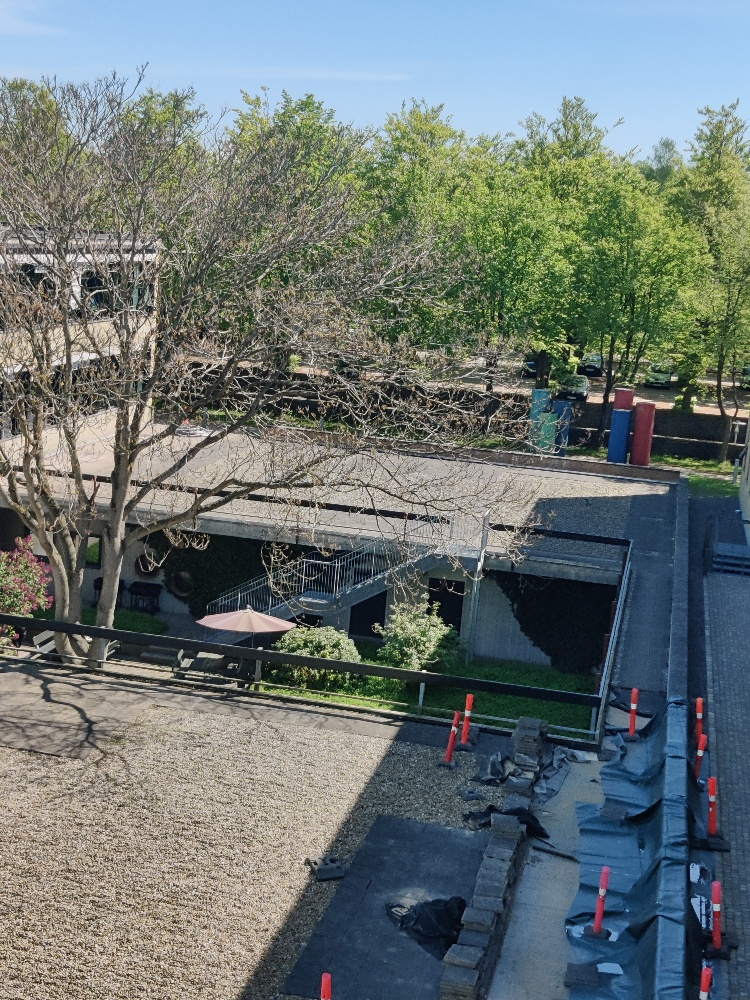
#> input picture Exam24_questions/materials/im1.jpg, 750 x 1000 px, found by its file name
$ python Exercise10.py
#> lines starting #> are read from the running program, lines starting #| are printed output that depends on the picture
#Exercise 10.1
# Sift features and descriptors to match points between images, step for image stitching.


#Find sift keypoints (kp1, kp2) and compute their descriptors (des1, des2)
import cv2
import numpy as np

img1 = cv2.imread('im1.jpg', cv2.IMREAD_GRAYSCALE)          # queryImage
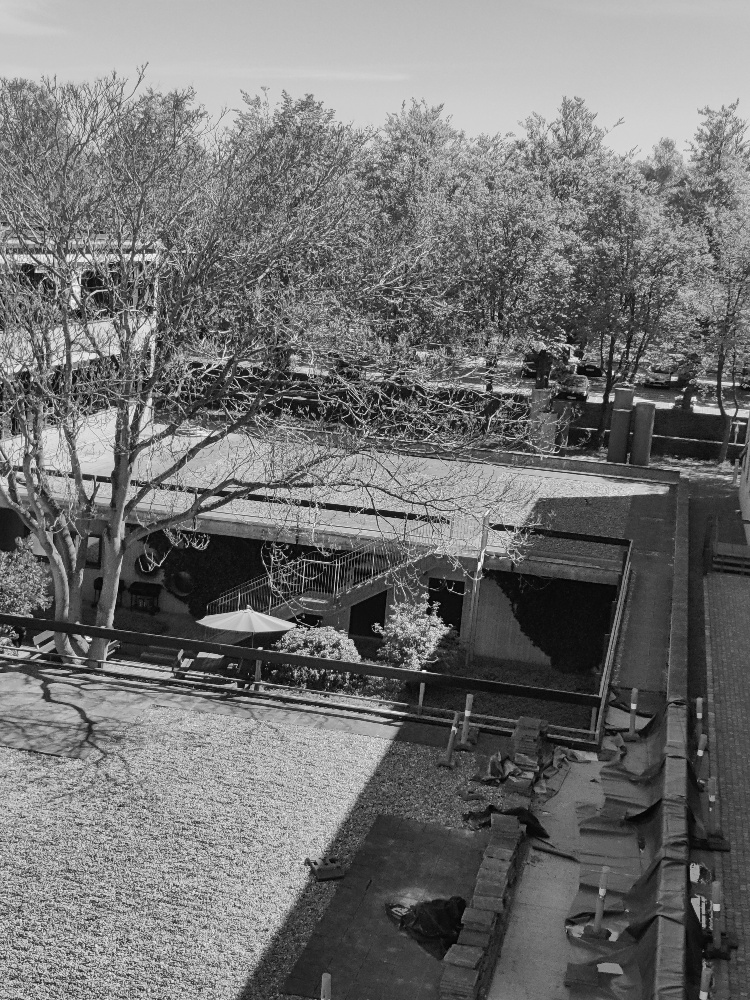
#> img1: shape (1000, 750); min 0, max 255, mean 113.4
img2 = cv2.imread('im2.jpg', cv2.IMREAD_GRAYSCALE) # trainImage
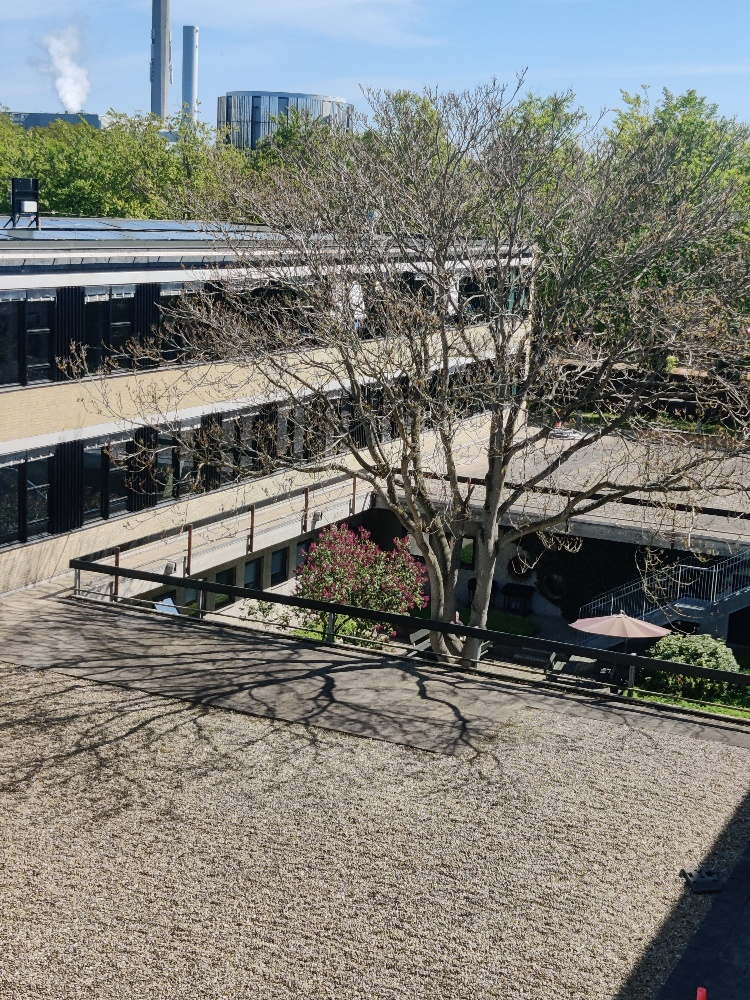
#> input picture Exam24_questions/materials/im2.jpg, 750 x 1000 px, found by its file name
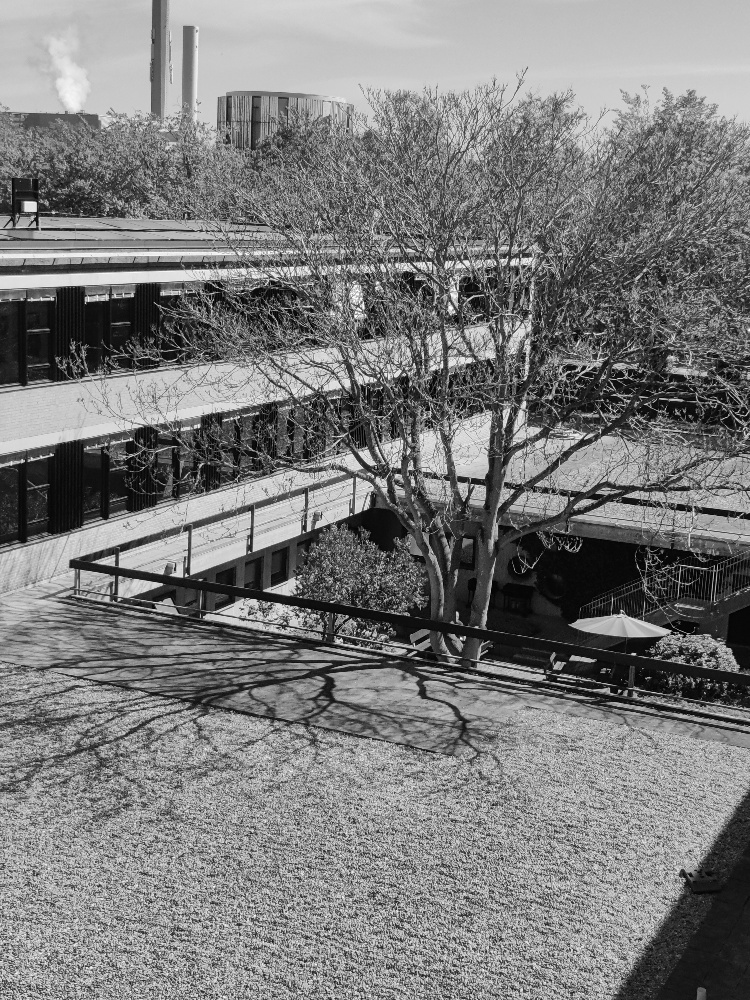
#> img2: shape (1000, 750); min 0, max 255, mean 122.9

sift = cv2.SIFT_create()
kp1, des1 = sift.detectAndCompute(img1, None)
#> kp1 = 8279 keypoints; strongest (x, y, size): (424, 671, 2.5), (260, 648, 2.6), (246, 685, 2.2), (674, 378, 4)
kp2, des2 = sift.detectAndCompute(img2, None)
#> kp2 = 8906 keypoints; strongest (x, y, size): (30, 206, 8.2), (634, 654, 2.4), (619, 691, 2.1), (186, 575, 2)

# crossCheck=True ensures that matches are consistent in both directions
bf = cv2.BFMatcher(cv2.NORM_L2, crossCheck=True)

# Match descriptors.
matches = bf.match(des1, des2)
#> matches = 3399 matches
# Sort them in the order of their distance.
matches = sorted(matches, key = lambda x:x.distance)

# Visualize the matches
img3 = cv2.drawMatches(img1, kp1, img2, kp2, matches[:50], None, flags=cv2.DrawMatchesFlags_NOT_DRAW_SINGLE_POINTS)
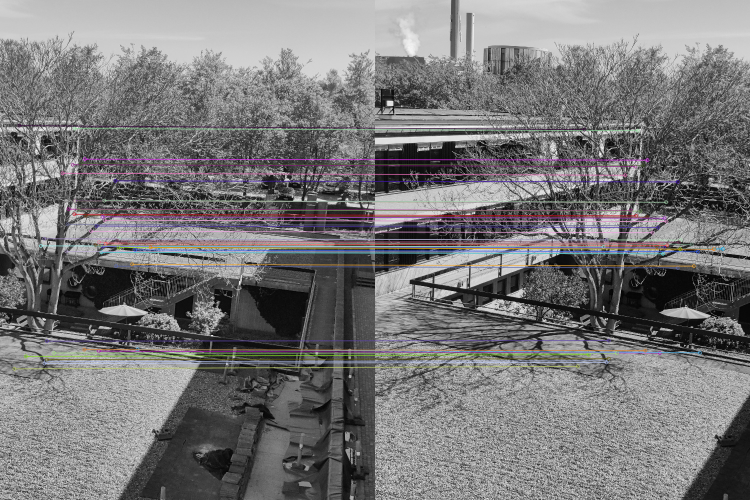
#> img3: shape (1000, 1500, 3) (shown at 1/2 size); mean of channels 0, 1, 2 119.7, 118.8, 120; drawn as B, G, R
cv2.imshow('Matches', img3)
cv2.waitKey(0)
